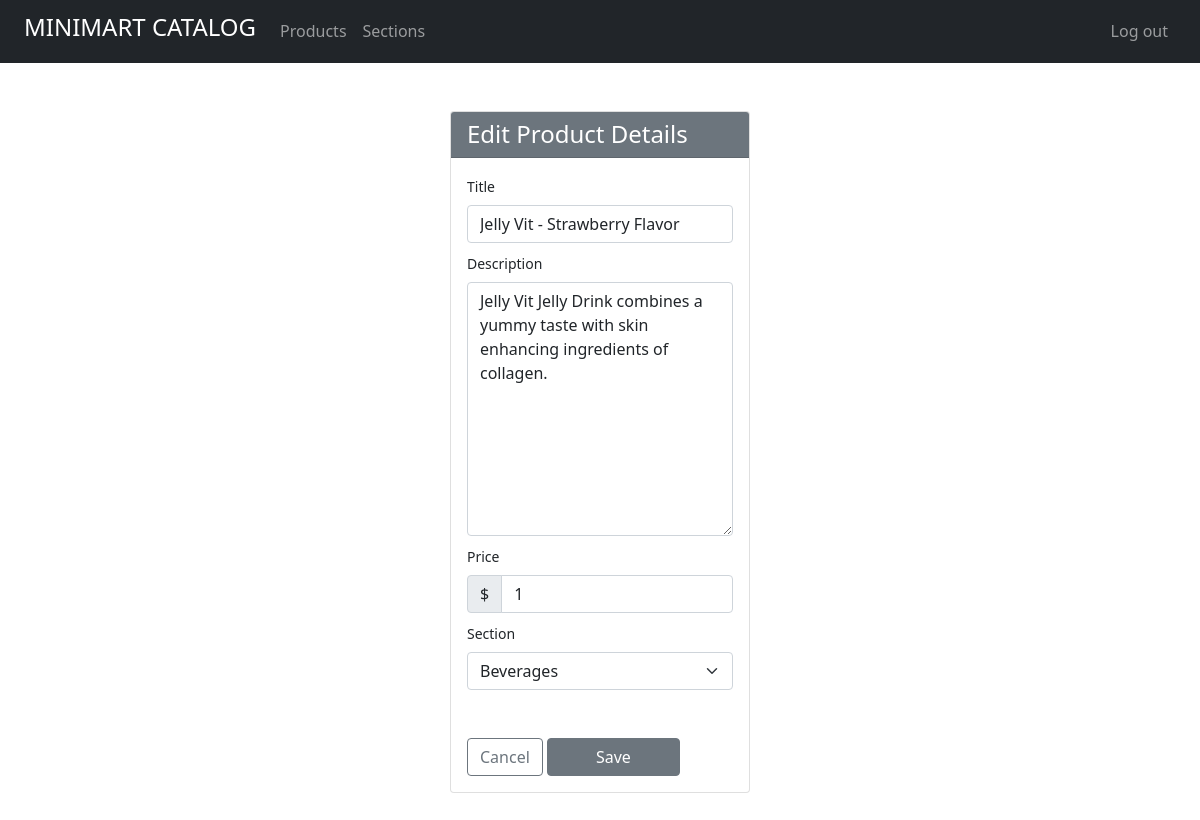
/edit-product.php?prod_id=4, run on the app's committed database.
### tables this page shows
CREATE TABLE `products` (
  `id` int(11) NOT NULL,
  `title` varchar(100) NOT NULL,
  `description` text NOT NULL,
  `price` int(11) NOT NULL,
  `section_id` int(11) NOT NULL
);

### edit-product.php (the view, shortened to what this page needs)
<?php
function getSections(){
    $conn = connection();
    $sql = "SELECT * FROM sections";
    if($result = $conn->query($sql)){
        return $result;
    } else {
        die("Error retrieving product types: " . $conn->error);
    }
}
$prod_id = $_GET['prod_id'];
$prod_row = getProduct($prod_id);
function getProduct($prod_id){
    $conn = connection();
    $sql = "SELECT * FROM products WHERE id = $prod_id";
    if($result = $conn->query($sql)){
        return $result->fetch_assoc();
    } else {
        die("Error retrieving the product: " . $conn->error);
    }
}
?>
<!doctype html>
<html lang="en">
<head>
    <link rel="stylesheet" href="https://cdn.jsdelivr.net/npm/bootstrap@5.0.2/dist/css/bootstrap.min.css"
>
</head>
<body>
    <?php
    include "main-nav.php";
    ?>
    <main class="card w-25 mx-auto my-5">
        <div class="card-header bg-secondary text-white">
            <h2 class="card-title h4 mb-0">Edit Product Details</h2>
        </div>
        <div class="card-body">
            <form action="" method="post">
                <label for="title" class="form-label small">Title</label>
                <input type="text" name="title" id="title" class="form-control mb-2" value="<?= $prod_row['title'] ?>" required autofocus>
                <label for="description" class="form-label small">Description</label>
                <textarea name="description" id="description" cols="30" rows="10" class="form-control mb-2" required><?= $prod_row['description'] ?></textarea>
                <label for="price" class="form-label small">Price</label>
                <div class="input-group mb-2">
                    <div class="input-group-text">$</div>
                    <input type="number" name="price" id="price" class="form-control" value="<?= $prod_row['price'] ?>" required>
                </div>
                <label for="section_id" class="form-label small">Section</label>
                <select name="section_id" id="section_id" class="form-select mb-5" required>
                    <?php
                    $sections_result = getSections();
                    while($sec_row = $sections_result->fetch_assoc()){
                        if($sec_row['id'] == $prod_row['section_id']){
                    ?>
                        <option value="<?= $sec_row['id'] ?>" selected><?= $sec_row['title'] ?></option>;
                    <?php
                        } else {
                    ?>
                        <option value="<?= $sec_row['id'] ?>"><?= $sec_row['title'] ?></option>;
                    <?php
                        }
                    }
                    ?>
                </select>
                <a href="products.php" class="btn btn-outline-secondary">Cancel</a>
                <button type="submit" class="btn btn-secondary px-5" name="btn_save">Save</button>
            </form>
        </div>
    </main>
</body>
</html>

### data on the page
products: title "Jelly Vit - Strawberry Flavor", description "Jelly Vit Jelly Drink combines a yummy taste with skin enhancing ingredients of collagen.", price "1"

### other printed values
form field section_id "Beverages"
